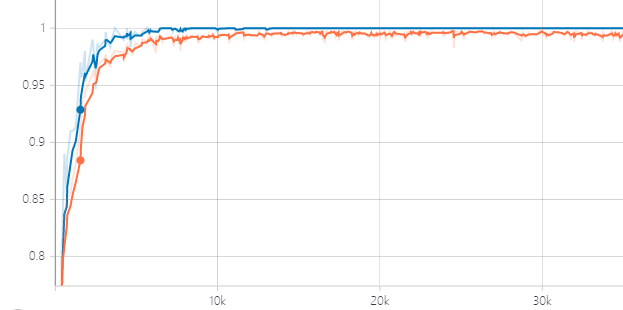
#> input picture 大论文代码/第四章/tensorflow学习代码/tensorboard_train _images/2_classfication.png, 623 x 310 px
$ python '做神经网络对比图.py'
#> lines starting #> are read from the running program, lines starting #| are printed output that depends on the picture
import matplotlib.pyplot as plt
import matplotlib
import numpy as np
# 设置中文字体和负号正常显示
matplotlib.rcParams['font.sans-serif'] = ['SimHei']
matplotlib.rcParams['axes.unicode_minus'] = False

def draw_bar():
    label_list = ['10分类', '2分类', '26分类', '36分类']    # 横坐标刻度显示值
    num_list1 = [99.93, 99.73, 95.7, 94.57]      # 纵坐标值1
    num_list2 = [100.00, 100.00, 100.00, 96.68]      # 纵坐标值2
    x = list(range(0,4))
    """
    绘制条形图
    left:长条形中点横坐标
    height:长条形高度
    width:长条形宽度，默认值0.8
    label:为后面设置legend准备
    """
    rects1 = plt.bar(x=x, height=num_list1, width=0.4, alpha=0.8, color='red', label="测试集")
    rects2 = plt.bar(x=[i + 0.4 for i in x], height=num_list2, width=0.4, color='g', label="训练集")
    plt.ylim(90, 102)     # y轴取值范围
    plt.ylabel("准确率(%)")
    """
    设置x轴刻度显示值
    参数一：中点坐标
    参数二：显示值
    """
    plt.xticks([index + 0.2 for index in x], label_list)
    plt.xlabel("分类数")
    plt.title("数字字母分类情况")
    plt.legend()     # 设置题注
    # 编辑文本
    for rect in rects1:
        height = rect.get_height()
        plt.text(rect.get_x() + rect.get_width() / 2, height+0.1, str(height), ha="center", va="bottom")
    for rect in rects2:
        height = rect.get_height()
        plt.text(rect.get_x() + rect.get_width() / 2, height+0.1, str(height), ha="center", va="bottom")

plt.figure()
plt.subplot(2,2,1)

img=plt.imread('tensorboard_train _images/2_classfication.png')
#> img is the input picture: shape (310, 623, 3) float32; mean R, G, B 0.986, 0.984, 0.984
plt.imshow(img)
plt.xticks([])
plt.yticks([])
plt.title("2分类", fontsize=20)
plt.subplot(2,2,2)

img=plt.imread('tensorboard_train _images/10_classfication.png')
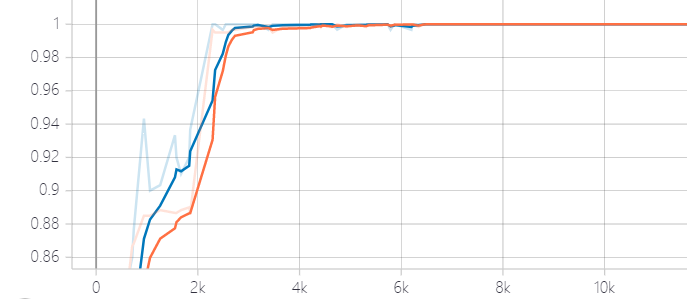
#> input picture 大论文代码/第四章/tensorflow学习代码/tensorboard_train _images/10_classfication.png, 687 x 299 px
#> img is the input picture: shape (299, 687, 3) float32; mean R, G, B 0.984, 0.981, 0.982
plt.imshow(img)
plt.xticks([])
plt.yticks([])
plt.title("10分类", fontsize=20)
plt.subplot(2,2,3)

img=plt.imread('tensorboard_train _images/26_classfication.png')
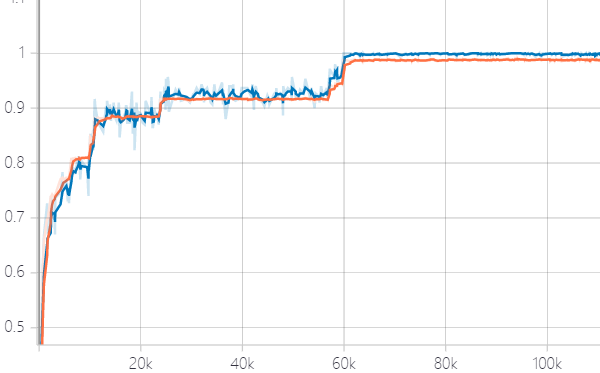
#> input picture 大论文代码/第四章/tensorflow学习代码/tensorboard_train _images/26_classfication.png, 600 x 373 px
#> img is the input picture: shape (373, 600, 4) float32; mean R, G, B, A 0.979, 0.98, 0.982, 1
plt.imshow(img)
plt.xticks([])
plt.yticks([])
plt.title("26分类", fontsize=20)

plt.subplot(2,2,4)
draw_bar()
plt.show()
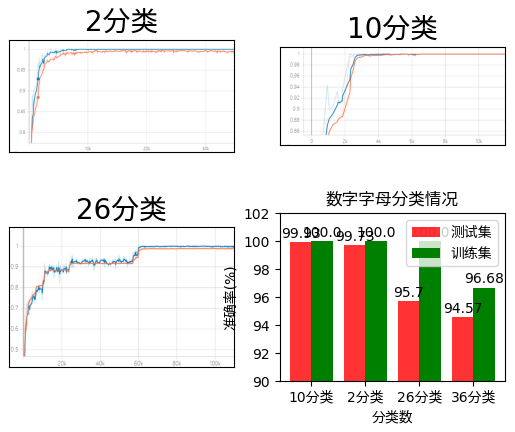
#> figure drawn by matplotlib, 4 panels; panel 4: tallest bar 99.93 high, from x = -0.2 to 0.2
